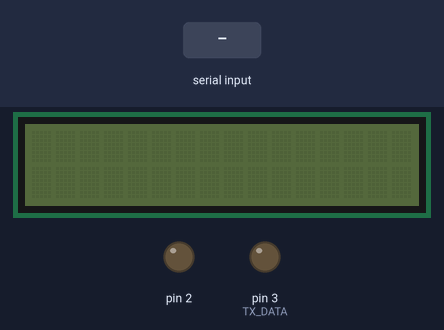
Bench run of a sketch on a simulated Arduino Uno, built with avr-gcc and run on an emulated ATmega328P. Shown: 16×2 character LCD, output pins drawn as LEDs (lit = HIGH). Dashed ring = blinking. Inputs (shaded band) come from the test bench. What the sketch prints to the serial monitor is not drawn.

Above: at 1.2 s.
1.3 s: "1\n" received over Serial
At 2.78 s:
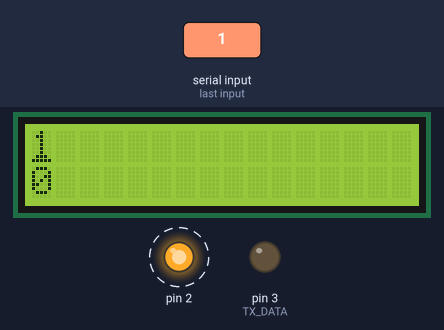
4.3 s: "0\n" received over Serial
At 6.19 s:
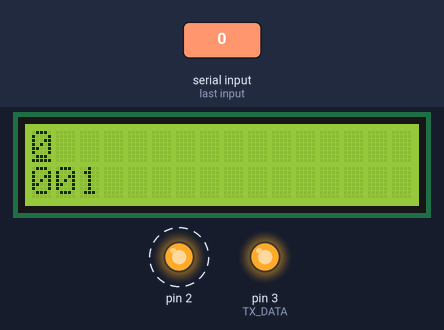
7.3 s: "2\n" received over Serial
At 11.3 s:
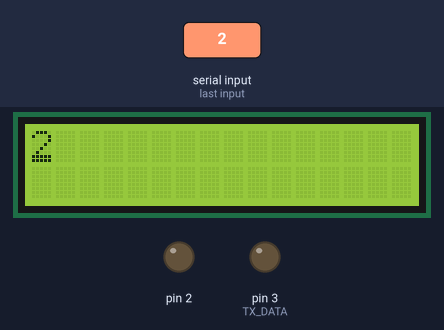
Timing chart, 0 to 12.8 s (numbered marks = the images above; inputs shaded):
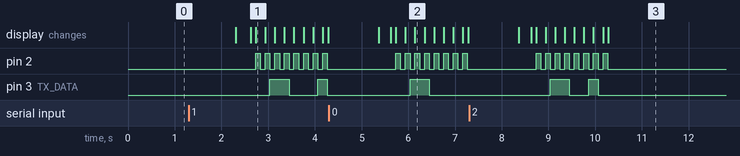

Measured:
- after the input at 1.3 s, pin 2: alternates HIGH for 0.10 s and LOW for 0.10 s, starting after 1.4 s; pin 3 (TX_DATA): LOW → HIGH after 1.7 s, → LOW 0.41 s later, → HIGH 0.61 s later, → LOW 0.20 s later; the display: first changes after 1.0 s (image 1 shows a later state)
- after the input at 4.3 s, pin 2: alternates HIGH for 0.10 s and LOW for 0.10 s, starting after 1.4 s; pin 3 (TX_DATA): LOW → HIGH after 1.7 s, → LOW 0.41 s later; the display: first changes after 1.1 s (image 2 shows a later state)
- after the input at 7.3 s, pin 2: alternates HIGH for 0.10 s and LOW for 0.10 s, 16 changes in all, then stays LOW, starting after 1.4 s; pin 3 (TX_DATA): LOW → HIGH after 1.7 s, → LOW 0.41 s later, → HIGH 0.41 s later, → LOW 0.20 s later; the display: first changes after 1.1 s (image 3 shows a later state)

The sketch:

Transmiter.ino
```cpp
/*
 * SSCC - Serial Sync Clock Communication
 * Transmiter:
 * - It is using NRZ encoding/decoding: HIGH 5V = 1; LOW 0V = 0
 * - TX rate is set to 5 bits per second for better visualisation on the LED
 */

/*
 * Includes
 */
#include <LiquidCrystal_I2C.h>
#include <Wire.h>

/*
 * Variables
 */

#define TX_RATE  5 /* Transmit rate in bps */
#define TX_CLOCK 2 /* TX data pin */
#define TX_DATA  3 /* RX data pin */

#define SCL     19 /* LCD SCL pin */
#define SDA     18 /* LCD SDA pin */

#define LCD_ADDR 0x3F
#define LCD_LINES 16u
#define LCD_ROWS 2u

#define MONITOR false
#define PLOTTER true

#define AUTO_MSG false
#define USER_MSG true

const char *message = "Hello, world!"; /* Test message */

/*
 * Function Prototypes
 */

void setup();
void loop();

void SSCC_SetPins(uint8_t data_pin, uint8_t clk_pin);
void SSCC_SendData(const char *msg, uint8_t tx_rate, uint8_t data_pin, uint8_t clk_pin);
void SSCC_SendByte(byte tx_byte, uint8_t tx_rate, uint8_t data_pin, uint8_t clk_pin);
void SSCC_ClkPulse(uint8_t clk_pin, uint8_t tx_rate, bool bit);

void LCD_Init(const char* msg, uint8_t lines, uint8_t rows);
void LCD_UpdateByte(uint8_t idx);
void LCD_UpdateBits(uint8_t bit, uint8_t bit_idx, uint8_t byte_idx);

/* Initialize the LCD screen */
LiquidCrystal_I2C lcd(LCD_ADDR, LCD_LINES, LCD_ROWS);

/*********************************************_Main_Functions_*****************************************************/

void setup()
{
    Serial.begin(9600);

    /* Init I2C */
    Wire.begin();

    /* Setup for Serial data transmission*/
    SSCC_SetPins(TX_DATA, TX_CLOCK);

    /* Send hard coded message */
    if (AUTO_MSG == true)
    {
        /* Setup for LCD */
        LCD_Init(message, LCD_LINES, LCD_ROWS);

        /* Send data */
        SSCC_SendData(message, TX_RATE, TX_DATA, TX_CLOCK);
    }

}

void loop()
{
    /* Send user input message */
    if (USER_MSG == true)
    {
        if (Serial.available())
        {
            String userInput = Serial.readStringUntil("\n");
            userInput.trim();

            const char* userInputMsg = userInput.c_str();

            if (strlen(userInputMsg) <= 16)
            {
                /* Setup for LCD */
                LCD_Init(userInputMsg, LCD_LINES, LCD_ROWS);

                /* Send data */
                SSCC_SendData(userInputMsg, TX_RATE, TX_DATA, TX_CLOCK);
            }
            else
            {
                if (Serial.availableForWrite())
                {
                    Serial.println("Message longer than 16 characters !");
                }
            }

            /* Clear LCD  */
            lcd.setCursor(0, 1);
            lcd.print("                ");  /* 16 spaces */
            lcd.setCursor(0, 0);
            lcd.cursor();
        }
    }
}

/********************************************_Component_Functions_**************************************************/

void SSCC_SetPins(uint8_t data_pin, uint8_t clk_pin)
{
    pinMode(data_pin, OUTPUT);
    pinMode(clk_pin, OUTPUT);
}

void SSCC_SendData(const char *msg, uint8_t tx_rate, uint8_t data_pin, uint8_t clk_pin)
{
    /* Iterate trough each character in the message */
    for(uint8_t byte_idx = 0; byte_idx < strlen(msg); byte_idx++)
    {
        byte tx_byte = msg[byte_idx];

        /* Prepare LCD to display specific byte and each bit aparat */
        LCD_UpdateByte(byte_idx);

        /* Send data byte trough data pin */
        SSCC_SendByte(tx_byte, tx_rate, data_pin, clk_pin, byte_idx);

        /* Stop TX */
        digitalWrite(data_pin, LOW);
    }

}

void SSCC_SendByte(byte tx_byte, uint8_t tx_rate, uint8_t data_pin, uint8_t clk_pin, uint8_t idx)
{
    uint8_t _byte_idx = idx;

    for(uint8_t bit_idx = 0; bit_idx < 8; bit_idx++)
    {
        /* Extract bit at position (7 - bit_idx), MSB first */
        bool tx_bit = tx_byte & (0x80 >> bit_idx);

        /* Write data */
        digitalWrite(TX_DATA, tx_bit);

        /* 1000 / 5 = 200ms -> Low  -> 100 ms _100ms_| 100ms |*/
        delay((1000 / TX_RATE) / 2);

        /* Update the LCD */
        LCD_UpdateBits(tx_bit, bit_idx, _byte_idx);

        /* Pulse clock */
        SSCC_ClkPulse(clk_pin, tx_rate, tx_bit);

    }
}

void SSCC_ClkPulse(uint8_t clk_pin, uint8_t tx_rate, bool bit)
{
    digitalWrite(clk_pin, HIGH);
    /******_PLOTTER/MONITOR_VIEW_******/
    if (MONITOR)
    {
        Serial.print("DATA:\t");
        Serial.print(bit);
        Serial.print("\tCLK:\t");
        Serial.println(1);
    }
    if (PLOTTER)
    {
        Serial.print(bit);
        Serial.print('\t');
        Serial.println(1);
    }
    /* 1000 / 5 = 200ms -> High -> 100 ms _100ms_| 100ms |*/
    delay((1000 / tx_rate) / 2);
    digitalWrite(clk_pin, LOW);
    /******_PLOTTER/MONITOR_VIEW_******/
    if (MONITOR)
    {
        Serial.print("DATA:\t");
        Serial.print(bit);
        Serial.print("\tCLK:\t");
        Serial.println(0);
    }
    if (PLOTTER)
    {
        Serial.print(bit);
        Serial.print('\t');
        Serial.println(0);
    }
}

void LCD_Init(const char* msg, uint8_t lines, uint8_t rows)
{
    lcd.begin(lines, rows);
    lcd.backlight();
    delay(250);

    lcd.setCursor(0, 0);
    lcd.print(msg);
}

void LCD_UpdateByte(uint8_t idx)
{
    /* Clear the second line of the display */
    lcd.noCursor();
    lcd.setCursor(0, 1);
    lcd.print("        ");  /* 8 spaces - 8 bits */
    lcd.setCursor(idx, 0);
    lcd.cursor();
}

void LCD_UpdateBits(uint8_t bit, uint8_t bit_idx, uint8_t byte_idx)
{
    lcd.noCursor();
    lcd.setCursor(bit_idx, 1);
    lcd.print(bit ? "1" : "0");
    lcd.setCursor(byte_idx, 0);
    lcd.cursor();
}
```
